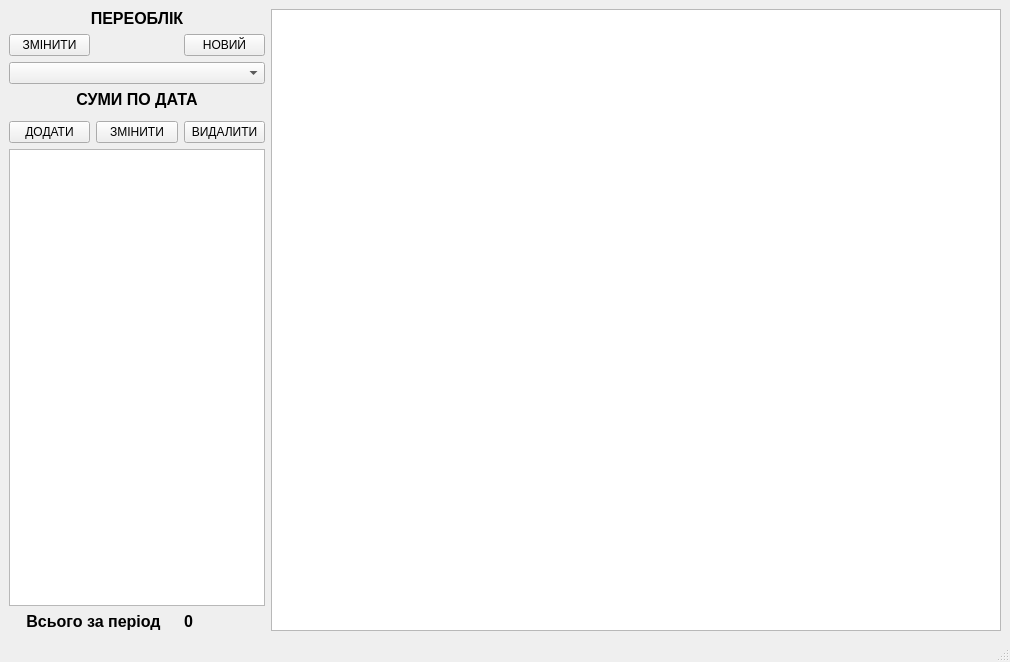
<?xml version="1.0" encoding="UTF-8"?>
<ui version="4.0">
 <class>MainWindow</class>
 <widget class="QMainWindow" name="MainWindow">
  <property name="geometry">
   <rect>
    <x>0</x>
    <y>0</y>
    <width>1010</width>
    <height>662</height>
   </rect>
  </property>
  <property name="windowTitle">
   <string>CASH FLOW</string>
  </property>
  <widget class="QWidget" name="centralwidget">
   <layout class="QGridLayout" name="gridLayout_2">
    <item row="0" column="0">
     <layout class="QGridLayout" name="gridLayout">
      <item row="6" column="0" colspan="3">
       <widget class="QTableView" name="tableView"/>
      </item>
      <item row="1" column="2">
       <widget class="QPushButton" name="btnNewPeriod">
        <property name="text">
         <string>НОВИЙ</string>
        </property>
       </widget>
      </item>
      <item row="3" column="0" colspan="3">
       <widget class="QLabel" name="label_2">
        <property name="font">
         <font>
          <pointsize>12</pointsize>
          <weight>75</weight>
          <bold>true</bold>
         </font>
        </property>
        <property name="text">
         <string>СУМИ ПО ДАТА</string>
        </property>
        <property name="alignment">
         <set>Qt::AlignCenter</set>
        </property>
       </widget>
      </item>
      <item row="5" column="1">
       <widget class="QPushButton" name="btnEdit">
        <property name="text">
         <string>ЗМІНИТИ</string>
        </property>
       </widget>
      </item>
      <item row="5" column="2">
       <widget class="QPushButton" name="btnDelete">
        <property name="text">
         <string>ВИДАЛИТИ</string>
        </property>
       </widget>
      </item>
      <item row="0" column="0" colspan="3">
       <widget class="QLabel" name="label">
        <property name="font">
         <font>
          <pointsize>12</pointsize>
          <weight>75</weight>
          <bold>true</bold>
         </font>
        </property>
        <property name="text">
         <string>ПЕРЕОБЛІК</string>
        </property>
        <property name="alignment">
         <set>Qt::AlignCenter</set>
        </property>
       </widget>
      </item>
      <item row="7" column="0" colspan="2">
       <widget class="QLabel" name="lbl">
        <property name="font">
         <font>
          <pointsize>12</pointsize>
          <weight>75</weight>
          <bold>true</bold>
         </font>
        </property>
        <property name="text">
         <string>Всього за період</string>
        </property>
        <property name="alignment">
         <set>Qt::AlignCenter</set>
        </property>
       </widget>
      </item>
      <item row="2" column="0" colspan="3">
       <widget class="QComboBox" name="cmbPeriods">
        <property name="font">
         <font>
          <pointsize>9</pointsize>
          <weight>50</weight>
          <bold>false</bold>
         </font>
        </property>
       </widget>
      </item>
      <item row="5" column="0">
       <widget class="QPushButton" name="btnAdd">
        <property name="text">
         <string>ДОДАТИ</string>
        </property>
       </widget>
      </item>
      <item row="7" column="2">
       <widget class="QLabel" name="lblSuma">
        <property name="font">
         <font>
          <pointsize>12</pointsize>
          <weight>75</weight>
          <bold>true</bold>
         </font>
        </property>
        <property name="text">
         <string>0</string>
        </property>
        <property name="alignment">
         <set>Qt::AlignLeading|Qt::AlignLeft|Qt::AlignVCenter</set>
        </property>
       </widget>
      </item>
      <item row="0" column="3" rowspan="8">
       <widget class="QChartView" name="chartView1"/>
      </item>
      <item row="1" column="0">
       <widget class="QPushButton" name="btnEditPeriod">
        <property name="sizePolicy">
         <sizepolicy hsizetype="Minimum" vsizetype="Fixed">
          <horstretch>0</horstretch>
          <verstretch>28</verstretch>
         </sizepolicy>
        </property>
        <property name="text">
         <string>ЗМІНИТИ</string>
        </property>
       </widget>
      </item>
     </layout>
    </item>
   </layout>
  </widget>
  <widget class="QMenuBar" name="menubar">
   <property name="geometry">
    <rect>
     <x>0</x>
     <y>0</y>
     <width>1010</width>
     <height>26</height>
    </rect>
   </property>
  </widget>
  <widget class="QStatusBar" name="statusbar"/>
 </widget>
 <customwidgets>
  <customwidget>
   <class>QChartView</class>
   <extends>QGraphicsView</extends>
   <header>qchartview</header>
  </customwidget>
 </customwidgets>
 <resources/>
 <connections/>
</ui>
